Frame 1 (no input): blank canvas, image omitted
Frame 60 (no input): blank canvas, image omitted
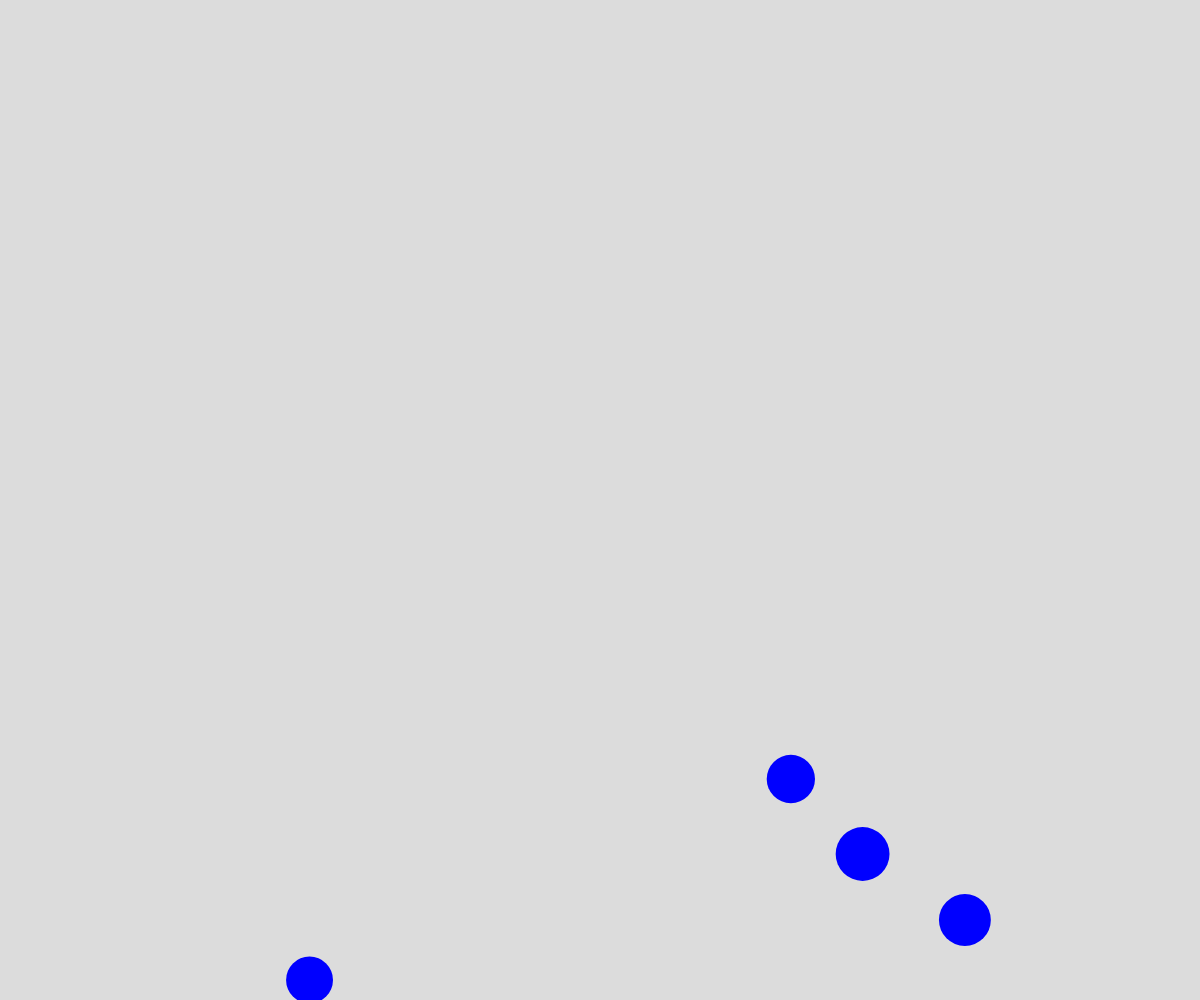
Frame 120 (the mouse pressed at the canvas centre since frame 60)

The p5.js sketch whose frames 1 and 60 were blank and that drew this single picture after the mouse press (run headless with seeded random() and noise() and a simulated clock; from frame 60 on, the mouse is pressed at the canvas centre):

// p5.js sketch
// ── sketch.js
// Project Title
// Your Name
// Date
//
// Extra for Experts:
// - describe what you did to take this project "above and beyond"

let theBubbles = [];

function setup() {
  createCanvas(windowWidth, windowHeight);
  window.setInterval(spawnBubble, 500) //run function every 0.5 seconds
}

function draw() {
  background(220);
  for (let i=theBubbles.length-1; i>=0; i--) {
    if (theBubbles[i].isPopped) {
      theBubbles.splice(i, 1);
    }
    else {
      theBubbles[i].move();
      theBubbles[i].display();
  }
}
}

function spawnBubble() {
  let someBubble = new Bubble();
  theBubbles.push(someBubble);
}

class Bubble {
  constructor() {
    this.x = random(width);
    this.y = height + 100;
    this.dx = 0;
    this.dy = -3;
    this.radius = random(20, 40)
    this.theta = 0;
    this.isAlive = true;
    this.whenIDied = 0;
    this.waitTime = 1000;
    this.isPopped = false;
  }

  move() {
    if (this.y - this.radius >= 0) {
      this.x += this.dx;
      this.y += this.dy;

      this.dx = map(noise(this.theta), 0, 1, -5, 5);
      this.theta += 0.01;
    }
    //when it hits the top
    else if (this.isAlive) {
      this.isAlive = false;
      this.whenIDied = millis();
    }
    //when stuck at top
    else {
      if (millis() > this.whenIDied + this.waitTime) {
        this.isPopped = true;
      }
    }
  }

  display() {
    if (!this.isPopped) {
      noStroke();
      fill("blue");
      ellipse(this.x, this.y, this.radius*2, this.radius*2);
    }
  }
}
